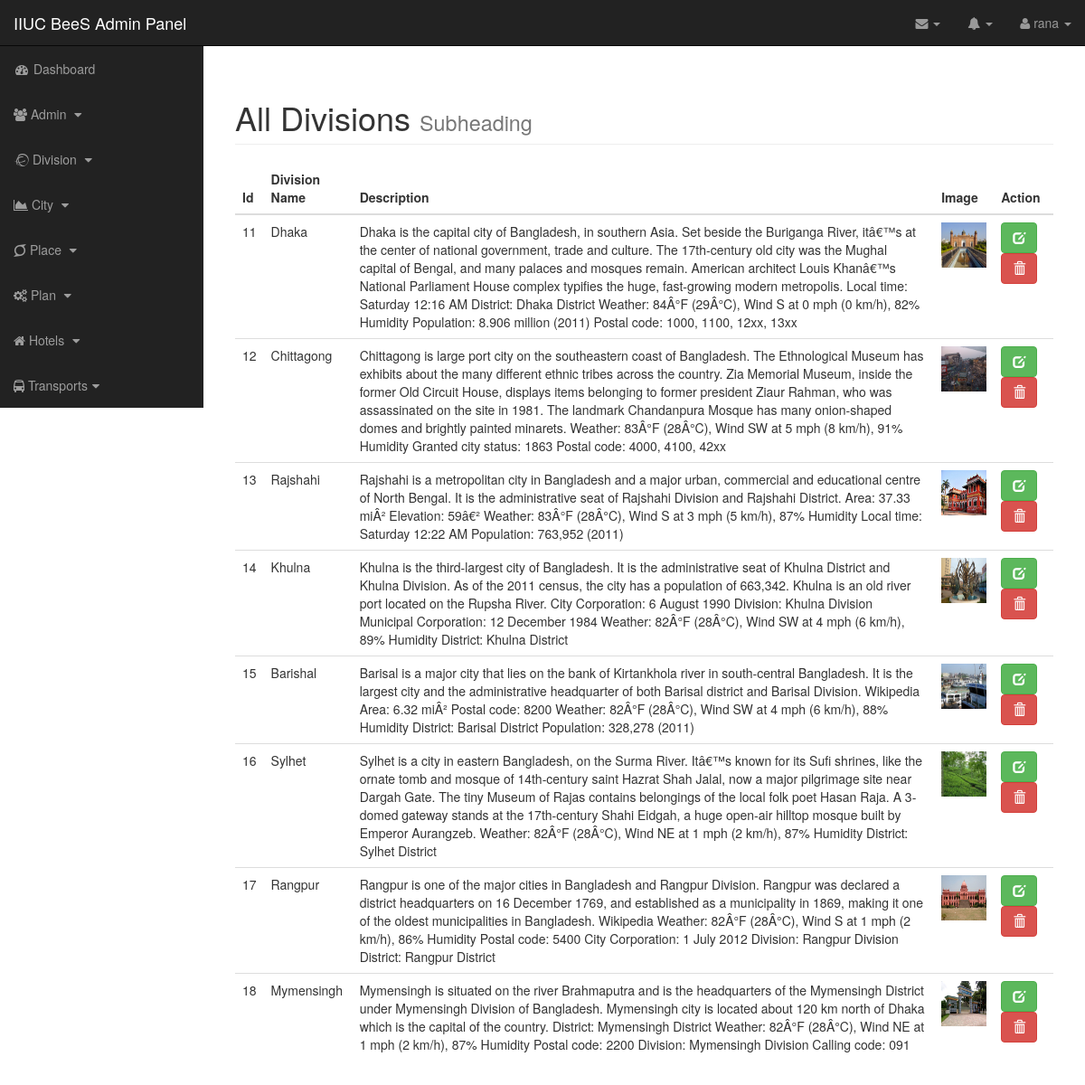
The app's page /admin/divisions.php (signed in) with its own data.
### tables this page shows
CREATE TABLE `tbl_division` (
  `id` int(11) NOT NULL,
  `div_name` varchar(255) NOT NULL,
  `div_description` text NOT NULL,
  `div_image` varchar(255) NOT NULL
);

### includes/db_object.php (called while the page is built, shortened)
<?php
class DB_object
{
    public static function find_all()
    {
        $query = "SELECT * FROM " . static::$db_table;
        return static::find_by_query($query);
    }
    public static function find_by_id($id)
    {
        $query = "SELECT * FROM " . static::$db_table . " WHERE id = $id";
        $the_result_array = static::find_by_query($query);
        return !empty($the_result_array) ? array_shift($the_result_array) : false;
    }
    public static function find_by_query($sql)
    {
        global $database;
        $result_set = $database->query($sql);
        $the_object_array = array();
        while ($row = mysqli_fetch_assoc($result_set)) {
            $the_object_array[] = static::instantiation($row);
        }
        return $the_object_array;
    }
    public static function instantiation($the_record)
    {
        $the_object = new $calling_class;
        foreach ($the_record as $the_attribute => $value) {
            if ($the_object->has_the_attribute($the_attribute)) {
                $the_object->$the_attribute = $value;
            }
        }
        return $the_object;
    }
    private function has_the_attribute($the_attribute)
    {
        $object_properties = get_object_vars($this);
        return array_key_exists($the_attribute, $object_properties);
    }
}
?>

### includes/database.php (called while the page is built, shortened)
<?php
class Database
{
    public $connection;
    public function open_db_connection()
    {
        $this->connection = mysqli_connect(DB_HOST, DB_USER, DB_PASS, DB_NAME);
    }
    public function query($sql)
    {
        $result = mysqli_query($this->connection, $sql);
        return $result;
    }
}
$database = new Database();
?>

### includes/division.php (called while the page is built, shortened)
<?php
class Division extends DB_object
{
    public $div_image;
    public function image_path()
    {
        $location = '../images/divisions/';
        return $location . $this->div_image;
    }
}
?>

### admin/includes/view_all_divisions.php (the view, shortened to what this page needs)
<?php
$divisions = Division::find_all();
?>
<div id="page-wrapper">
    <div class="container-fluid">
        <div class="row">
            <div class="col-lg-12">
                <h1 class="page-header">
                    All Divisions
                    <small>Subheading</small>
                </h1>
                <table class="table table-hover">
                    <thead>
                    <tr>
                        <th>Id</th>
                        <th>Division Name</th>
                        <th>Description</th>
                        <th>Image</th>
                        <th>Action</th>
                    </tr>
                    </thead>
                    <tbody>
                    <?php foreach ($divisions as $division): ?>
                        <tr>
                            <td><?php echo $division->id; ?></td>
                            <td><?php echo $division->div_name; ?></td>
                            <td><?php echo $division->div_description; ?></td>
                            <td><img src="<?php echo $division->image_path(); ?>" alt="" width="50px" height="50px">
                            </td>
                            <td>
                                <a href="divisions.php?source=edit_division&div_id=<?php echo $division->id; ?>"
                                   class="btn btn-success" title="Edit">
                                    <span class="glyphicon glyphicon-edit"></span>
                                </a>
                                <a href="" class="btn btn-danger" title="Delete">
                                    <span class="glyphicon glyphicon-trash"></span>
                                </a>
                            </td>
                        </tr>
                    <?php endforeach; ?>
                    </tbody>
                </table>
            </div>
        </div>
    </div>
</div>
</div>

### admin/includes/header.php (shortened to what this page needs)
<!DOCTYPE html>
<html lang="en">
<head>
    <link href="https://cdnjs.cloudflare.com/ajax/libs/font-awesome/4.7.0/css/font-awesome.min.css" rel="stylesheet" media="all">
    <link href="css/bootstrap.min.css" rel="stylesheet">
    <link href="css/sb-admin.css" rel="stylesheet">
    <link href="font-awesome/css/font-awesome.min.css" rel="stylesheet" type="text/css">
    <link href="css/jquery-ui.css" rel="stylesheet">
</head>
<body style="background: white;">
<div id="wrapper">

### admin/includes/top_nav.php (shortened to what this page needs)
<nav class="navbar navbar-inverse navbar-fixed-top" role="navigation">
    <div class="navbar-header">
        <a class="navbar-brand" href="index.php">IIUC BeeS Admin Panel</a>
    </div>
    <ul class="nav navbar-right top-nav">
        <li class="dropdown">
            <a href="#" class="dropdown-toggle" data-toggle="dropdown"><i class="fa fa-envelope"></i> <b
                        class="caret"></b></a>
        </li>
        <li class="dropdown">
            <a href="#" class="dropdown-toggle" data-toggle="dropdown"><i class="fa fa-bell"></i> <b
                        class="caret"></b></a>
        </li>
        <?php
        $id = $_SESSION["admin_id"];
        $user = Adminpro::find_by_id($id);
        $name= $user->admin_name;
        ?>
        <li class="dropdown">
            <a href="#" class="dropdown-toggle" data-toggle="dropdown"><i class="fa fa-user"></i> <?php echo $name; ?> <b
                        class="caret"></b></a>
        </li>
    </ul>

### admin/includes/side_nav.php (shortened to what this page needs)
<div class="collapse navbar-collapse navbar-ex1-collapse">
    <ul class="nav navbar-nav side-nav">
        <li>
            <a href="index.php"><i class="fa fa-fw fa-dashboard"></i> Dashboard</a>
        </li>
        <li>
            <a href="javascript:;" data-toggle="collapse" data-target="#user"><i
                        class="fa fa-users"></i> Admin <i class="fa fa-fw fa-caret-down"></i></a>
        </li>
        <li>
            <a href="javascript:;" data-toggle="collapse" data-target="#division_dropdown"><i
                        class="fa fa-ravelry "></i> Division <i class="fa fa-fw fa-caret-down"></i></a>
        </li>
        <li>
            <a href="javascript:;" data-toggle="collapse" data-target="#city"><i
                        class="fa fa-area-chart "></i> City <i class="fa fa-fw fa-caret-down"></i></a>
        </li>
        <li>
            <a href="javascript:;" data-toggle="collapse" data-target="#place"><i
                        class="fa fa-superpowers""></i> Place <i class="fa fa-fw fa-caret-down"></i></a>
        </li>
        <li>
            <a href="javascript:;" data-toggle="collapse" data-target="#plan"><i
                        class="fa fa-cogs"></i> Plan <i class="fa fa-fw fa-caret-down"></i></a>
        </li>
        <li>
            <a href="javascript:;" data-toggle="collapse" data-target="#hotels"><i
                          class="fa fa-home"></i> Hotels <i class="fa fa-fw fa-caret-down"></i></a>
        </li>
        <li>
            <a href="javascript:;" data-toggle="collapse" data-target="#transport"><i
                        class="fa fa-bus"></i> Transports<i class="fa fa-fw fa-caret-down"></i></a>
        </li>
    </ul>
</div>
</nav>

### admin/divisions.php (shortened to what this page needs)
<?php require_once("includes/header.php"); ?>
<?php require_once("includes/top_nav.php"); ?>
<?php require_once("includes/side_nav.php"); ?>
<div id="page-wrapper">
    <div class="container-fluid">
        <div class="row">
                <?php
                if (isset($_GET['source'])) {
                    $source = $_GET['source'];
                } else {
                    $source = '';
                }
                switch ($source) {
                    default:
                        require_once("includes/view_all_divisions.php");
                        break;
                }
                ?>
        </div>
    </div>
</div>
<?php require_once("includes/footer.php"); ?>

### admin/includes/footer.php (shortened to what this page needs)
</body>
</html>

### admin/css/sb-admin.css (style rules this page uses)
body { margin-top: 100px; background-color: #222; }
@media (min-width:768px) { body { margin-top: 50px; } }
#wrapper { padding-left: 0; }
#page-wrapper { width: 100%; padding: 0; background-color: #fff; }
@media (min-width:768px) { #wrapper { padding-left: 225px; } }
@media (min-width:768px) { #page-wrapper { padding: 10px; } }
.top-nav { padding: 0 15px; }
.top-nav>li { display: inline-block; float: left; }
.top-nav>li>a { padding-top: 15px; padding-bottom: 15px; line-height: 20px; color: #999; }
@media (min-width:768px) { .side-nav { position: fixed; top: 51px; left: 225px; width: 225px; margin-left: -225px; border: none; border-radius: 0; overflow-y: auto; background-color: #222; } }
@media (min-width:768px) { .side-nav>li>a { width: 225px; } }

### records on screen
tbl_division: id "11", div_name "Dhaka", div_description "Dhaka is the capital city of Bangladesh, in southern Asia. Set beside the Buriganga River, itâ€™s at the center of national government, trade and culture. The 17th-century old city was the Mughal capital of Bengal, and many palaces and mosques remain. American architect Louis Khanâ€™s National Parliament House complex typifies the huge, fast-growing modern metropolis. Local time: Saturday 12:16 AM District: Dhaka District Weather: 84Â°F (29Â°C), Wind S at 0 mph (0 km/h), 82% Humidity Population: 8.906 million (2011) Postal code: 1000, 1100, 12xx, 13xx", div_image (picture)
tbl_division: id "12", div_name "Chittagong", div_description "Chittagong is large port city on the southeastern coast of Bangladesh. The Ethnological Museum has exhibits about the many different ethnic tribes across the country. Zia Memorial Museum, inside the former Old Circuit House, displays items belonging to former president Ziaur Rahman, who was assassinated on the site in 1981. The landmark Chandanpura Mosque has many onion-shaped domes and brightly painted minarets. Weather: 83Â°F (28Â°C), Wind SW at 5 mph (8 km/h), 91% Humidity Granted city status: 1863 Postal code: 4000, 4100, 42xx", div_image (picture)
tbl_division: id "13", div_name "Rajshahi", div_description "Rajshahi is a metropolitan city in Bangladesh and a major urban, commercial and educational centre of North Bengal. It is the administrative seat of Rajshahi Division and Rajshahi District. Area: 37.33 miÂ² Elevation: 59â€² Weather: 83Â°F (28Â°C), Wind S at 3 mph (5 km/h), 87% Humidity Local time: Saturday 12:22 AM Population: 763,952 (2011)", div_image (picture)
tbl_division: id "14", div_name "Khulna", div_description "Khulna is the third-largest city of Bangladesh. It is the administrative seat of Khulna District and Khulna Division. As of the 2011 census, the city has a population of 663,342. Khulna is an old river port located on the Rupsha River. City Corporation: 6 August 1990 Division: Khulna Division Municipal Corporation: 12 December 1984 Weather: 82Â°F (28Â°C), Wind SW at 4 mph (6 km/h), 89% Humidity District: Khulna District", div_image (picture)
tbl_division: id "15", div_name "Barishal", div_description "Barisal is a major city that lies on the bank of Kirtankhola river in south-central Bangladesh. It is the largest city and the administrative headquarter of both Barisal district and Barisal Division. Wikipedia Area: 6.32 miÂ² Postal code: 8200 Weather: 82Â°F (28Â°C), Wind SW at 4 mph (6 km/h), 88% Humidity District: Barisal District Population: 328,278 (2011)", div_image (picture)
tbl_division: id "16", div_name "Sylhet", div_description "Sylhet is a city in eastern Bangladesh, on the Surma River. Itâ€™s known for its Sufi shrines, like the ornate tomb and mosque of 14th-century saint Hazrat Shah Jalal, now a major pilgrimage site near Dargah Gate. The tiny Museum of Rajas contains belongings of the local folk poet Hasan Raja. A 3-domed gateway stands at the 17th-century Shahi Eidgah, a huge open-air hilltop mosque built by Emperor Aurangzeb. Weather: 82Â°F (28Â°C), Wind NE at 1 mph (2 km/h), 87% Humidity District: Sylhet District", div_image (picture)
tbl_division: id "17", div_name "Rangpur", div_description "Rangpur is one of the major cities in Bangladesh and Rangpur Division. Rangpur was declared a district headquarters on 16 December 1769, and established as a municipality in 1869, making it one of the oldest municipalities in Bangladesh. Wikipedia Weather: 82Â°F (28Â°C), Wind S at 1 mph (2 km/h), 86% Humidity Postal code: 5400 City Corporation: 1 July 2012 Division: Rangpur Division District: Rangpur District", div_image (picture)
tbl_division: id "18", div_name "Mymensingh", div_description "Mymensingh is situated on the river Brahmaputra and is the headquarters of the Mymensingh District under Mymensingh Division of Bangladesh. Mymensingh city is located about 120 km north of Dhaka which is the capital of the country. District: Mymensingh District Weather: 82Â°F (28Â°C), Wind NE at 1 mph (2 km/h), 87% Humidity Postal code: 2200 Division: Mymensingh Division Calling code: 091", div_image (picture)

### other values on screen
$name "rana"
